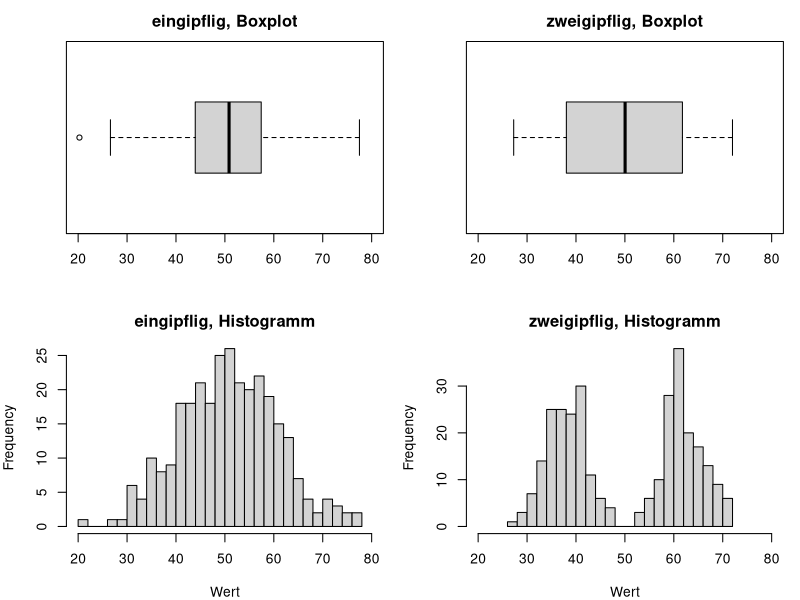

The R source for this figure:
## ---- chunk 1
#| label: setup-r
#| include: false
library(ggplot2)

theme_set(theme_minimal(base_size = 12))
set.seed(7)
## ---- chunk 2
#| label: fig-verteilung-r
#| fig-cap: "Oben zwei Verteilungen als Boxplot, unten dieselben Daten als Histogramm."
#| fig-height: 4.2
einfach <- rnorm(300, mean = 50, sd = 10)
zweigipflig <- c(rnorm(150, mean = 38, sd = 4), rnorm(150, mean = 62, sd = 4))

par(mfrow = c(2, 2), mar = c(4, 4, 2.5, 1))
boxplot(einfach, horizontal = TRUE, main = "eingipflig, Boxplot", ylim = c(20, 80))
boxplot(zweigipflig, horizontal = TRUE, main = "zweigipflig, Boxplot", ylim = c(20, 80))
hist(einfach, breaks = 25, main = "eingipflig, Histogramm", xlab = "Wert", xlim = c(20, 80))
hist(zweigipflig, breaks = 25, main = "zweigipflig, Histogramm", xlab = "Wert", xlim = c(20, 80))
par(mfrow = c(1, 1))
